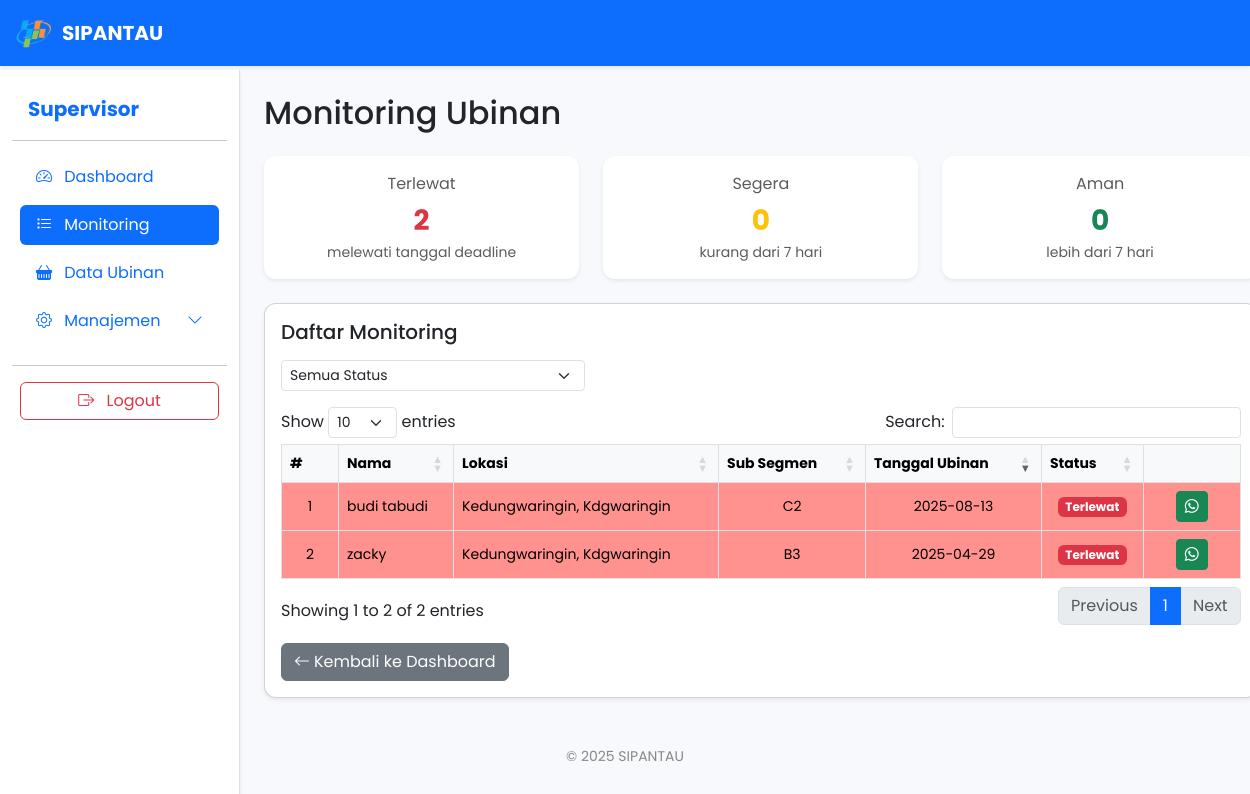
Page /service/super-admin/monitoring.php (signed in) on the committed database.
### tables this page shows
CREATE TABLE `monitoring_data_panen` (
  `id` int(11) NOT NULL,
  `nama_petani` varchar(100) NOT NULL,
  `desa` varchar(100) NOT NULL,
  `kecamatan` varchar(100) NOT NULL,
  `tanggal_panen` date NOT NULL,
  `subround` int(11) NOT NULL,
  `foto_serah_terima` varchar(255) NOT NULL,
  `foto_bukti_plot_ubinan` varchar(255) NOT NULL,
  `foto_berat_timbangan` varchar(255) NOT NULL,
  `berat_plot` decimal(10,2) DEFAULT NULL,
  `gkp` decimal(10,2) DEFAULT NULL,
  `gkg` decimal(10,2) DEFAULT NULL,
  `ku` decimal(10,2) DEFAULT NULL,
  `status` enum('belum selesai','selesai','tidak bisa','revisi','sudah') DEFAULT 'belum selesai',
  `user_id` int(11) NOT NULL,
  `nomor_segmen` varchar(9) NOT NULL,
  `nomor_sub_segmen` varchar(2) NOT NULL,
  `created_at` timestamp NOT NULL DEFAULT current_timestamp(),
  `updated_at` timestamp NULL DEFAULT NULL,
  `note_revisi` text DEFAULT NULL,
  `revised_at` timestamp NULL DEFAULT NULL,
  `revised_by` varchar(100) DEFAULT NULL
);

CREATE TABLE `users` (
  `id` int(11) NOT NULL,
  `username` varchar(50) NOT NULL,
  `password` varchar(255) NOT NULL,
  `nama_lengkap` varchar(100) DEFAULT NULL,
  `no_hp` varchar(20) NOT NULL,
  `email` varchar(50) NOT NULL,
  `role` enum('pcl','pml','supervisor') DEFAULT 'pcl',
  `created_at` timestamp NOT NULL DEFAULT current_timestamp(),
  `updated_at` timestamp NULL DEFAULT NULL ON UPDATE current_timestamp(),
  `pml_id` int(11) DEFAULT NULL
);

### service/super-admin/monitoring.php (the view, shortened to what this page needs)
<?php
include '../../config/koneksi.php';
$q_user_all = mysqli_query($conn, "
    SELECT m.tanggal_panen
    FROM users u
    JOIN monitoring_data_panen m ON u.id = m.user_id
    WHERE (m.status = 'belum selesai' OR m.status = 'sudah')
");
$terlewat = $segera = $aman = 0;
$today = new DateTime();
while ($row = mysqli_fetch_assoc($q_user_all)) {
    $tgl_ubinan = new DateTime($row['tanggal_panen']);
    $diff = $today->diff($tgl_ubinan)->days;
    $isPast = $tgl_ubinan < $today;
    $isSoon = !$isPast && $diff <= 7;
    if ($isPast) {
        $terlewat++;
    } elseif ($isSoon) {
        $segera++;
    } else {
        $aman++;
    }
}
?>
<!DOCTYPE html>
<html lang="id">
<head>
    <link href="https://cdn.jsdelivr.net/npm/bootstrap@5.3.0/dist/css/bootstrap.min.css" rel="stylesheet">
    <link href="https://cdn.jsdelivr.net/npm/bootstrap-icons@1.10.5/font/bootstrap-icons.css" rel="stylesheet">
    <link rel="stylesheet" href="https://cdn.datatables.net/1.13.6/css/dataTables.bootstrap5.min.css">
</head>
<body>
<nav class="navbar navbar-expand-lg navbar-dark bg-primary shadow-sm fixed-top" style="z-index:1040;">
    <div class="container-fluid">
        <a class="navbar-brand d-flex align-items-center" href="super_admin.php">
            <img src="../../assets/logo.png" alt="Logo BPS" height="40" class="me-2">
            SIPANTAU
        </a>
    </div>
</nav>
<div class="container-fluid" style="padding-top:70px;">
    <div class="row">
        <nav class="col-lg-2 d-none d-lg-block bg-white border-end shadow-sm sidebar py-4 position-fixed" style="height:100vh; z-index:1030;">
            <div class="position-sticky">
                <a href="#" class="d-flex align-items-center mb-3 text-primary text-decoration-none px-3">
                    <span class="fs-5 fw-bold">Supervisor</span>
                </a>
                <hr>
                <ul class="nav nav-pills flex-column mb-auto px-2">
                    <li class="nav-item mb-2">
                        <a href="super_admin.php" class="nav-link text-primary">
                            <i class="bi bi-speedometer2 me-2"></i> Dashboard
                        </a>
                    </li>
                    <li class="nav-item mb-2">
                        <a href="monitoring.php" class="nav-link active">
                            <i class="bi bi-list-task me-2"></i> Monitoring
                        </a>
                    </li>
                    <li class="nav-item mb-2">
                        <a href="monitoring_panen.php" class="nav-link text-primary">
                            <i class="bi bi-basket-fill me-2"></i> Data Ubinan
                        </a>
                    </li>
                    <li class="nav-item mb-2">
                        <a class="nav-link text-primary d-flex justify-content-between align-items-center" data-bs-toggle="collapse" href="#manajemenMenu" role="button" aria-expanded="false" aria-controls="manajemenMenu">
                            <span><i class="bi bi-gear me-2"></i> Manajemen</span>
                            <i class="bi bi-chevron-down"></i>
                        </a>
                    </li>
                </ul>
                <hr>
                <div class="px-2">
                    <a href="../../auth/logout.php" class="btn btn-outline-danger w-100">
                        <i class="bi bi-box-arrow-right me-2"></i> Logout
                    </a>
                </div>
            </div>
        </nav>
        <main id="mainContent" class="col-12 col-lg-10 px-2 px-md-4" style="margin-left:240px;">
            <div class="pt-3 pt-md-4">
                <h2 class="mb-3 mb-md-4">Monitoring Ubinan</h2>
                <div class="row g-2 g-md-3 g-lg-4 mb-3 mb-md-4">
                    <div class="col-12 col-sm-6 col-lg-4">
                        <div class="card shadow-sm border-0 text-center h-100">
                            <div class="card-body p-2 p-md-3">
                                <div class="text-muted mb-1" style="font-size: clamp(0.8rem, 1.5vw, 1rem);">Terlewat</div>
                                <div class="fw-bold text-danger" style="font-size: clamp(1.2rem, 3vw, 1.75rem);"><?= $terlewat; ?></div>
                                <div class="small text-muted" style="font-size: clamp(0.7rem, 1.2vw, 0.875rem);">melewati tanggal deadline</div>
                            </div>
                        </div>
                    </div>
                    <div class="col-12 col-sm-6 col-lg-4">
                        <div class="card shadow-sm border-0 text-center h-100">
                            <div class="card-body p-2 p-md-3">
                                <div class="text-muted mb-1" style="font-size: clamp(0.8rem, 1.5vw, 1rem);">Segera</div>
                                <div class="fw-bold text-warning" style="font-size: clamp(1.2rem, 3vw, 1.75rem);"><?= $segera; ?></div>
                                <div class="small text-muted" style="font-size: clamp(0.7rem, 1.2vw, 0.875rem);">kurang dari 7 hari</div>
                            </div>
                        </div>
                    </div>
                    <div class="col-12 col-sm-6 col-lg-4">
                        <div class="card shadow-sm border-0 text-center h-100">
                            <div class="card-body p-2 p-md-3">
                                <div class="text-muted mb-1" style="font-size: clamp(0.8rem, 1.5vw, 1rem);">Aman</div>
                                <div class="fw-bold text-success" style="font-size: clamp(1.2rem, 3vw, 1.75rem);"><?= $aman; ?></div>
                                <div class="small text-muted" style="font-size: clamp(0.7rem, 1.2vw, 0.875rem);">lebih dari 7 hari</div>
                            </div>
                        </div>
                    </div>
                </div>
                <div class="card shadow-sm">
                    <div class="card-body p-2 p-md-3">
                        <h5 class="card-title mb-3" style="font-size: clamp(1rem, 2vw, 1.25rem);">Daftar Monitoring</h5>
                        <div class="row mb-3">
                            <div class="col-12 col-md-4 mb-2 mb-md-0">
                                <select id="statusFilter" class="form-select form-select-sm">
                                    <option value="">Semua Status</option>
                                </select>
                            </div>
                        </div>
                        <div class="table-responsive">
                            <table class="table table-bordered table-hover align-middle" id="monitoringTable" style="font-size: clamp(0.75rem, 1.5vw, 0.875rem);">
                                <thead class="table-light">
                                    <tr class="text-center">
                                        <th style="width:40px;">#</th>
                                        <th>Nama</th>
                                        <th class="d-none d-md-table-cell">Lokasi</th>
                                        <th>Sub Segmen</th>
                                        <th class="d-none d-lg-table-cell">Tanggal Ubinan</th>
                                        <th>Status</th>
                                        <th style="width:80px;"></th>
                                    </tr>
                                </thead>
                                <tbody>
                                    <?php
                                    $no = 1;
                                    $today = new DateTime();
                                    $q = mysqli_query($conn, "
                                        SELECT u.nama_lengkap, u.no_hp, m.desa, m.kecamatan, m.nomor_sub_segmen, m.tanggal_panen
                                        FROM users u
                                        JOIN monitoring_data_panen m ON u.id = m.user_id
                                        WHERE (m.status = 'belum selesai' OR m.status = 'sudah')
                                        ORDER BY m.tanggal_panen DESC
                                    ");
                                    while ($row = mysqli_fetch_assoc($q)):
                                        $tgl_ubinan = new DateTime($row['tanggal_panen']);
                                        $diff = $today->diff($tgl_ubinan)->days;
                                        $isPast = $tgl_ubinan < $today;
                                        $isSoon = !$isPast && $diff <= 7;
                                        if ($isPast) {
                                            $rowClass = 'tr-deadline-lewat';
                                            $statusText = 'Terlewat';
                                            $statusBadge = 'bg-danger';
                                        } elseif ($isSoon) {
                                            $rowClass = 'tr-deadline-segera';
                                            $statusText = 'Segera';
                                            $statusBadge = 'bg-warning';
                                        } else {
                                            $rowClass = 'tr-deadline-aman';
                                            $statusText = 'Aman';
                                            $statusBadge = 'bg-success';
                                        }
                                    ?>
                                    <tr class="<?= $rowClass ?>" data-status="<?= $statusText ?>">
                                        <td class="text-center"><?= $no++; ?></td>
                                        <td><?= htmlspecialchars($row['nama_lengkap']); ?></td>
                                        <td class="d-none d-md-table-cell"><?= htmlspecialchars($row['desa'] . ', ' . $row['kecamatan']); ?></td>
                                        <td class="text-center"><?= htmlspecialchars($row['nomor_sub_segmen']); ?></td>
                                        <td class="text-center d-none d-lg-table-cell"><?= htmlspecialchars($row['tanggal_panen']); ?></td>
                                        <td class="text-center">
                                            <span class="badge <?= $statusBadge ?>" style="font-size: clamp(0.6rem, 1vw, 0.75rem);"><?= $statusText ?></span>
                                        </td>
                                        <td class="text-center">
                                            <?php
                                            if (!empty($row['no_hp'])) {
                                                $wa_number = preg_replace('/[^0-9]/', '', $row['no_hp']);
                                                if (strpos($wa_number, '0') === 0) {
                                                    $wa_number = '62' . substr($wa_number, 1);
                                                }
                                                $wa_message = rawurlencode("Halo " . $row['nama_lengkap'] . ", mohon segera lengkapi form ubinan Anda.");
                                                $wa_link = "https://wa.me/$wa_number?text=$wa_message";
                                            ?>
                                                <a href="<?= $wa_link ?>" target="_blank" class="btn btn-success btn-sm">
                                                    <i class="bi bi-whatsapp"></i> <span class="d-none d-sm-inline"></span>
                                                </a>
                                            <?php } else { ?>
                                                <span class="text-muted">-</span>
                                            <?php } ?>
                                        </td>
                                    </tr>
                                    <?php endwhile; ?>
                                </tbody>
                            </table>
                        </div>
                        <div class="mt-3">
                            <a href="super_admin.php" class="btn btn-secondary">
                                <i class="bi bi-arrow-left me-1"></i>Kembali ke Dashboard
                            </a>
                        </div>
                    </div>
                </div>
            </div>
        </main>
    </div>
</div>
<footer class="text-center mt-5 mb-3">
    &copy; <?= date('Y'); ?> SIPANTAU
</footer>
</body>
</html>

### service/super-admin/monitoring.php (style rules this page uses)
body { background-color: #f8f9fc; font-family: 'Poppins', sans-serif; overflow-x: hidden; }
.navbar-brand { font-weight: bold; }
.sidebar { width: 240px; }
.card { border-radius: 12px; box-shadow: 0 4px 12px rgba(0,0,0,0.1); }
.tr-deadline-lewat td { background-color: rgb(255, 146, 142) !important; color: black; }
@media (min-width: 992px) { #mainContent { margin-left: 240px !important; } }
@media (min-width: 992px) { .sidebar { width: 240px; } }
footer { margin-top: 60px; font-size: 14px; color: #888; }

### rows in the picture
monitoring_data_panen: user.nama_lengkap "budi tabudi", desa+kecamatan "Kedungwaringin, Kdgwaringin", nomor_sub_segmen "C2", tanggal_panen "2025-08-13", tanggal_panen "Terlewat"
monitoring_data_panen: user.nama_lengkap "zacky", desa+kecamatan "Kedungwaringin, Kdgwaringin", nomor_sub_segmen "B3", tanggal_panen "2025-04-29", tanggal_panen "Terlewat"

### other values in the picture
$terlewat "2"
$segera "0"
$aman "0"
